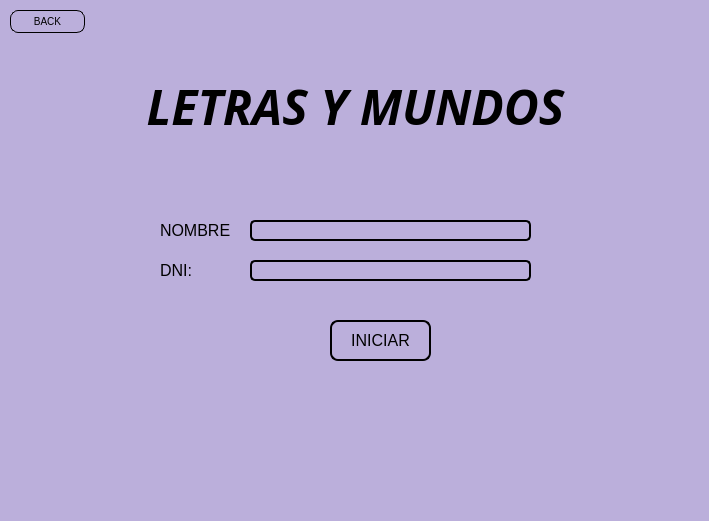
<?xml version="1.0" encoding="UTF-8"?>
<ui version="4.0">
 <class>MainWindow</class>
 <widget class="QMainWindow" name="MainWindow">
  <property name="geometry">
   <rect>
    <x>0</x>
    <y>0</y>
    <width>709</width>
    <height>521</height>
   </rect>
  </property>
  <property name="windowTitle">
   <string>MainWindow</string>
  </property>
  <property name="styleSheet">
   <string notr="true">background-color: #BBAFDB</string>
  </property>
  <widget class="QWidget" name="centralwidget">
   <widget class="QPushButton" name="btnIniciar">
    <property name="geometry">
     <rect>
      <x>330</x>
      <y>320</y>
      <width>101</width>
      <height>41</height>
     </rect>
    </property>
    <property name="styleSheet">
     <string notr="true">QPushButton{
	border: 2px solid #000000;
	border-radius: 8px;
	background-color: #BBAFDB;
	color: black;
	font-size: 16px;
	cursor: pointer;
  	transition: transform 0.2s ease, background-color 0.2s ease;
}

QPushButton:hover {
  	transform: scale(1.1);
 	background-color: #8E7CC3;
}</string>
    </property>
    <property name="text">
     <string>INICIAR</string>
    </property>
   </widget>
   <widget class="QLineEdit" name="txtNombre">
    <property name="geometry">
     <rect>
      <x>250</x>
      <y>220</y>
      <width>281</width>
      <height>21</height>
     </rect>
    </property>
    <property name="styleSheet">
     <string notr="true">QLineEdit{
	border: 2px solid #000000;
	border-radius: 5px;
	background-color: #BBAFDB;
	color: black;
	font-size: 10px;
	cursor: pointer;
  	transition: transform 0.2s ease, background-color 0.2s ease;
}

QLineEdit:hover {
  	transform: scale(1.1);
 	background-color: #8E7CC3;
	transform: translateY(-2px);
}</string>
    </property>
   </widget>
   <widget class="QLabel" name="label_2">
    <property name="geometry">
     <rect>
      <x>160</x>
      <y>220</y>
      <width>71</width>
      <height>21</height>
     </rect>
    </property>
    <property name="font">
     <font>
      <pointsize>12</pointsize>
     </font>
    </property>
    <property name="text">
     <string>NOMBRE:</string>
    </property>
   </widget>
   <widget class="QLineEdit" name="txtDni">
    <property name="geometry">
     <rect>
      <x>250</x>
      <y>260</y>
      <width>281</width>
      <height>21</height>
     </rect>
    </property>
    <property name="styleSheet">
     <string notr="true">QLineEdit{
	border: 2px solid #000000;
	border-radius: 5px;
	background-color: #BBAFDB;
	color: black;
	font-size: 10px;
	cursor: pointer;
  	transition: transform 0.2s ease, background-color 0.2s ease;
}

QLineEdit:hover {
  	transform: scale(1.1);
 	background-color: #8E7CC3;
	transform: translateY(-2px);
}</string>
    </property>
   </widget>
   <widget class="QLabel" name="label_4">
    <property name="geometry">
     <rect>
      <x>160</x>
      <y>260</y>
      <width>51</width>
      <height>21</height>
     </rect>
    </property>
    <property name="font">
     <font>
      <pointsize>12</pointsize>
     </font>
    </property>
    <property name="text">
     <string>DNI:</string>
    </property>
   </widget>
   <widget class="QPushButton" name="btnVolver">
    <property name="geometry">
     <rect>
      <x>10</x>
      <y>10</y>
      <width>75</width>
      <height>23</height>
     </rect>
    </property>
    <property name="styleSheet">
     <string notr="true">QPushButton{
	border: 1px solid #000000;
	border-radius: 8px;
	background-color: #BBAFDB;
	color: black;
	font-size: 10px;
	cursor: pointer;
  	transition: transform 0.2s ease, background-color 0.2s ease;
}

QPushButton:hover {
  	transform: scale(1.1);
 	background-color: #8E7CC3;
	transform: translateY(-2px);
}</string>
    </property>
    <property name="text">
     <string>BACK</string>
    </property>
   </widget>
   <widget class="QLabel" name="label">
    <property name="geometry">
     <rect>
      <x>40</x>
      <y>70</y>
      <width>631</width>
      <height>72</height>
     </rect>
    </property>
    <property name="font">
     <font>
      <family>Segoe UI Black</family>
      <pointsize>36</pointsize>
      <weight>75</weight>
      <italic>true</italic>
      <bold>true</bold>
     </font>
    </property>
    <property name="text">
     <string>LETRAS Y MUNDOS</string>
    </property>
    <property name="alignment">
     <set>Qt::AlignCenter</set>
    </property>
   </widget>
  </widget>
  <widget class="QMenuBar" name="menubar">
   <property name="geometry">
    <rect>
     <x>0</x>
     <y>0</y>
     <width>709</width>
     <height>21</height>
    </rect>
   </property>
  </widget>
  <widget class="QStatusBar" name="statusbar"/>
 </widget>
 <resources/>
 <connections/>
</ui>
